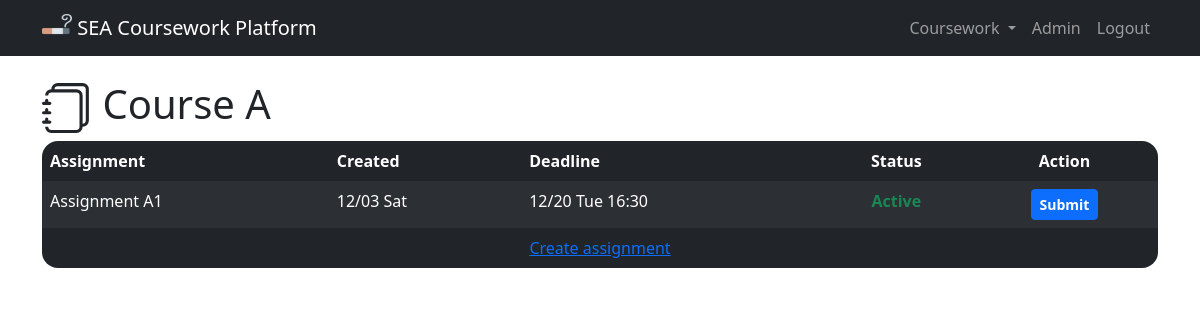
Screenshot of /coursework/5 (signed in) with the database file from the repository.
### coursework/models.py (models this page shows, shortened)
class User(AbstractUser):
    STATUS = (
        ("Student", "Student"),
        ("Teaching Assistant", "Teaching Assistant"),
        ("Teacher", "Teacher")
    )
    status = models.CharField(
        max_length=18,
        choices=STATUS,
        default="Student"
    )
    is_email_verified = models.BooleanField(default=False)
    class Meta:
        ordering = ["username"]

class Coursework(models.Model):
    course = models.OneToOneField(
        Course,
        on_delete=models.PROTECT,
        unique=True,
        related_name="coursework_name"
    )
    taken_person = models.ManyToManyField(
        User,
        blank=True,
        related_name="coursework_taken"
    )
    def __str__(self):
        return self.course.name
    class Meta:
        ordering = ["course"]

class Course(models.Model):
    name = models.CharField(max_length=60)
    def __str__(self):
        return self.name
    class Meta:
        ordering = ["name"]

class Assignment(models.Model):
    coursework = models.ForeignKey(
        Coursework,
        on_delete=models.PROTECT,
        related_name="assignment"
    )
    title = models.CharField(max_length=128)
    created_on = models.DateTimeField(auto_now_add=True)
    deadline = models.DateTimeField()
    def __str__(self):
        return self.title
    @property
    def is_expired(self):
        return timezone.now() > self.deadline
    class Meta:
        ordering = [
            "coursework",
            "-created_on"
        ]

### coursework/views.py (the view)
@login_required
def coursework_view(request, coursework_id):
    coursework = Coursework.objects.get(pk=int(coursework_id))
    if request.user in coursework.taken_person.all():
        return render(request, "coursework/coursework_view.html", {
            "coursework": coursework
        })
    else:
        messages.error(
            request, "You haven't join this coursework!"
        )
        return HttpResponseRedirect(reverse("index"))

### coursework/templates/coursework/coursework_view.html (shortened to what this page needs)
{% extends "coursework/layout.html" %}
{% block body %}
<h1>
  {{ coursework }}
</h1>
<table class="table table-dark table-striped table-hover table-borderless">
  <thead>
    <tr>
      <th scope="col">Assignment</th>
      <th scope="col">Created</th>
      <th scope="col">Deadline</th>
      <th scope="col" class="text-center">Status</th>
      <th scope="col" class="text-center">Action</th>
    </tr>
  </thead>
  <tbody>
    {% for assignment in coursework.assignment.all %}
    <tr>
      <td>{{ assignment }}</td>
      <td>{{ assignment.created_on|date:'n/d D' }}</td>
      <td>{{ assignment.deadline|date:'n/d D G:i' }}</td>
      <td class="text-center">
        {% if assignment.is_expired %}
        <div class="text-danger fw-bold">Expired</div>
        {% else %}
        <div class="text-success fw-bold">Active</div>
        {% endif %}
      </td>
      <td class="text-center">
      {% if assignment.is_expired %}
        {% if user.status == "Student" %}
        <a href="{% url 'view_submit_result' assignment.coursework.id assignment.id %}"
          class="btn btn-success btn-sm fw-bold">
          View
        </a>
        {% else %}
        <form action="{% url 'assignment_result' %}" method="post">
          {% csrf_token %}
          <input type="hidden" name="assignment-id" value="{{ assignment.id }}">
          <button type="submit" class="btn btn-success btn-sm fw-bold">
            Result
          </button>
        </form>
        {% endif %}
      {% else %}
        <a href="{% url 'submit_assignment' assignment.coursework.id assignment.id %}"
          class="btn btn-primary btn-sm fw-bold">
          Submit
        </a>
      {% endif %}
      </td>
    </tr>
    {% empty %}
    <tr>
      <td colspan="5">No assignment at the moment...</td>
    </tr>
    {% endfor %}
    <tr>
      <td colspan="5" style="text-align:center">
        {% if not user.status == "Student" %}
        <a href="{% url 'create_assignment' coursework.id %}">Create assignment</a>
        {% else %}
        Bla bla bla
        {% endif %}
      </td>
    </tr>
  </tbody>
</table>
{% endblock %}

### coursework/templates/coursework/layout.html (shortened to what this page needs)
{% load static %}
<!DOCTYPE html>
<html lang="en">
<head>
  <link href="https://cdn.jsdelivr.net/npm/bootstrap@5.2.3/dist/css/bootstrap.min.css" rel="stylesheet"
>
  <link rel="stylesheet" href="{% static 'coursework/styles.css' %}">
</head>
<body>
  <nav class="navbar navbar-expand-lg navbar-dark bg-dark fixed-top">
    <div class="container">
      <a class="navbar-brand" href="{% url 'index' %}">
        <img src="{% static 'coursework/favicon.ico' %}" alt="Logo" width="30" height="24"
          class="d-inline-block align-text-top">
        SEA Coursework Platform
      </a>
      <div class="collapse navbar-collapse" id="navbarSupportedContent">
        <ul class="navbar-nav">
          {% if user.is_authenticated %}
          <li class="nav-item dropdown">
            <a class="nav-link dropdown-toggle" href="#" role="button" data-bs-toggle="dropdown" aria-expanded="false">
              Coursework
            </a>
          </li>
          <li class="nav-item"><a class="nav-link" href="#">{{ user.last_name }}{{ user.first_name }}</a></li>
          <li class="nav-item"><a class="nav-link" href="{% url 'logout' %}">Logout</a></li>
          {% else %}
          <li class="nav-item"><a class="nav-link" href="{% url 'register' %}">Register</a></li>
          <li class="nav-item"><a class="nav-link" href="{% url 'login' %}">Login</a></li>
          {% endif %}
        </ul>
      </div>
    </div>
  </nav>
  <div class="container dodge-nav">
    {% block body %}
    {% endblock %}
  </div>
</body>
</html>

### coursework/static/coursework/styles.css (style rules this page uses)
.dodge-nav { margin-top: 5rem; }
th:first-child { border-top-left-radius: 1rem; }
th:last-child { border-top-right-radius: 1rem; }
tr:last-child td:first-child { border-bottom-left-radius: 1rem; }
tr:last-child td:last-child { border-bottom-right-radius: 1rem; }

### rows the page displays
User: last_name "Ad", first_name "min"
Coursework: course.name "Course A"
Assignment: title "Assignment A1", created_on "12/03 Sat", deadline "12/20 Tue 16:30", shows "Active", shows "Submit"
